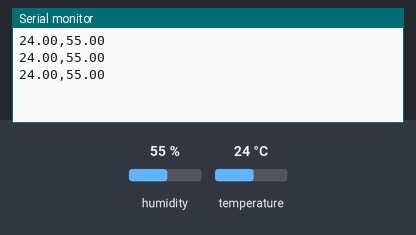
Recording of a sketch running on a simulated Arduino Uno, built with avr-gcc and run on an emulated ATmega328P. Shown: the last lines printed to the serial monitor. Inputs (shaded band) come from the test bench; at power-on: humidity 55 %, temperature 24 °C.

Above: at 3.8 s.
3.9 s: humidity set to 22 %
At 6.6 s:
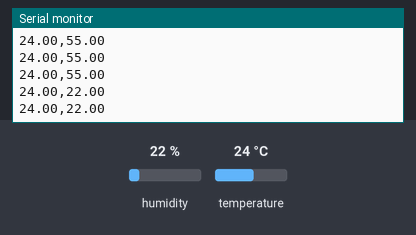
6.8 s: temperature set to 12 °C
At 7.9 s:
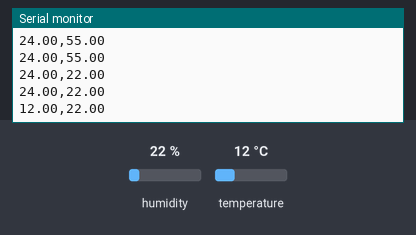
9.7 s: humidity set to 40 %
At 11.0 s:
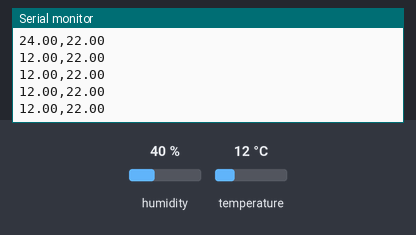
Timing chart, 0 to 12.7 s (numbered marks = the images above; inputs shaded):
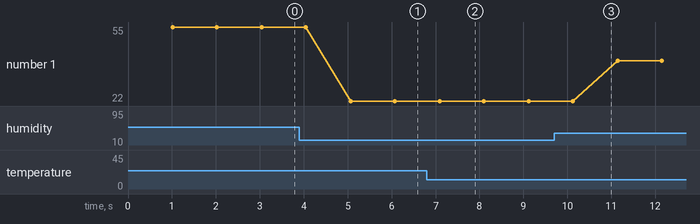

Measured:
- after the input at 3.9 s, the serial monitor: prints a new line after 1.2 s (image 1)
- after the input at 6.8 s, the serial monitor: prints a new line after 0.30 s (image 2)
- plotted number 1: 55 → 22 after the input at 3.9 s, 22 → 40 after the input at 9.7 s

The sketch:

dht11_190924.ino
```cpp
/*
Date: 19-09-2024
Developer: Tatiana C.
Sketch description: Get temperature and humidity from DHT11 Sensor
*/
#include "DHT.h"
#define DHTTYPE DHT11
#define DHTPIN 5

float temp = 0;
float hum = 0;

DHT dht(DHTPIN, DHTTYPE);

void setup() {
  // put your setup code here, to run once:
  dht.begin();
  Serial.begin(9600);

}

void loop() {
  // put your main code here, to run repeatedly:
  delay(1000);
  temp = dht.readTemperature();
  hum = dht.readHumidity();

  if(isnan(temp) || isnan(hum)){
    Serial.println("DHT 11 reading error");
    return;
  }

  Serial.print(temp);
  Serial.print(",");
  Serial.println(hum);

}
```
